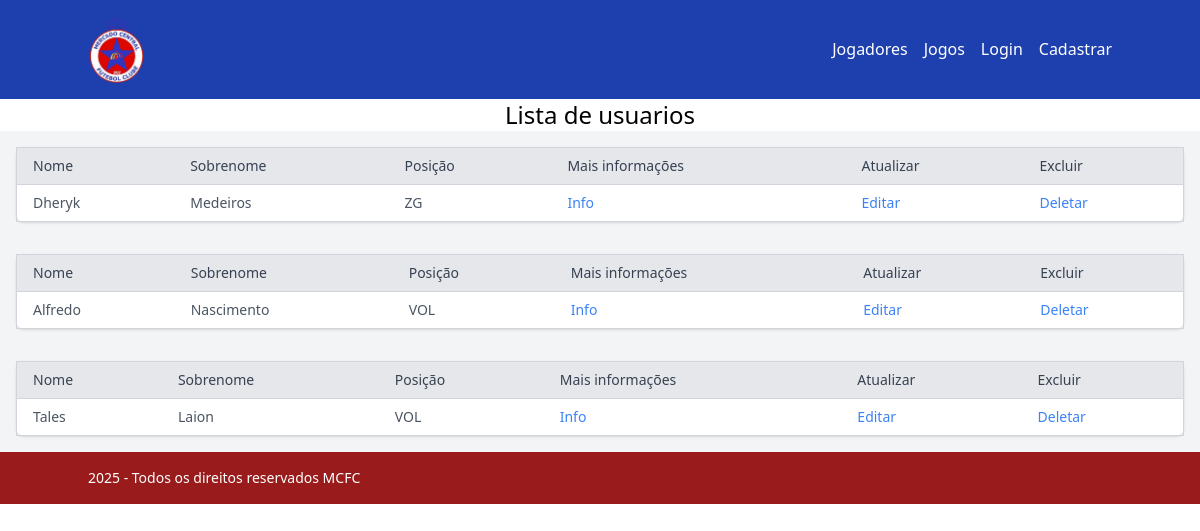
/users/, run on an earlier commit of the app's database.
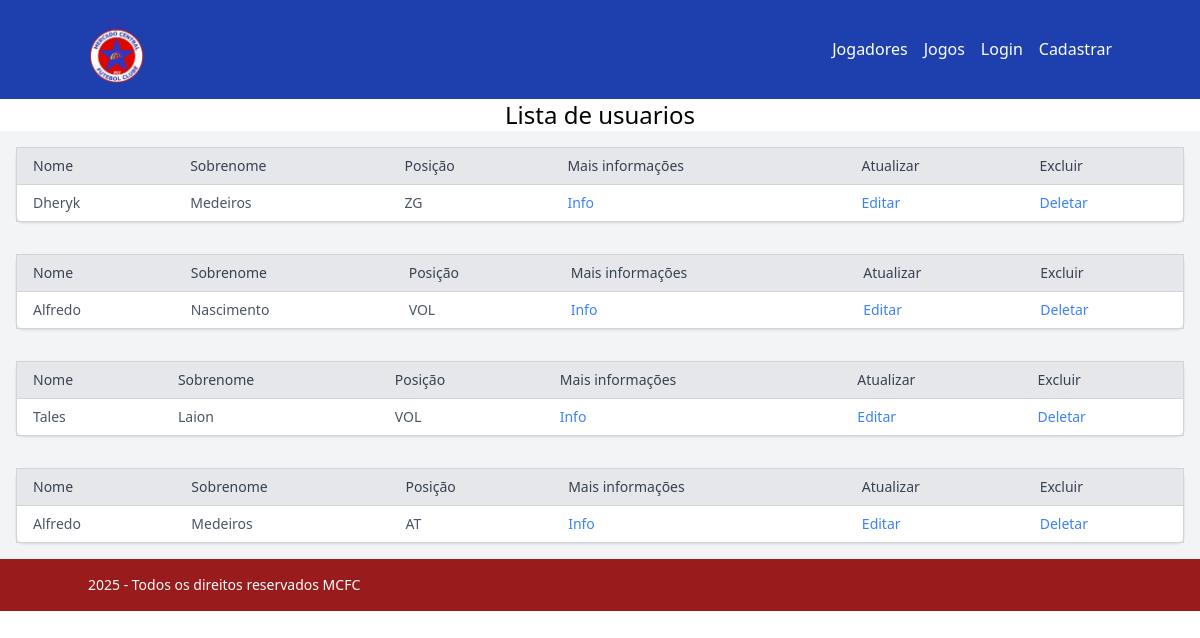
And on a later commit of the database.
### usuarios/models.py (models this page shows, shortened)
class NewUser(AbstractUser):
  email = models.EmailField(max_length=255, unique=True,blank=True,null=True)
  posicoes = (
    ('GK', 'goleiro'),
    ('ZG', 'zagueiro'),
    ('LD', 'lateral direito'),
    ('LE', 'lateral esquerdo'),
    ('VOL', 'volante'),
    ('MEI', 'meio-campista'),
    ('AT', 'atacante')
  )
  posicao = models.CharField(max_length=3, choices=posicoes,blank=False,null=False)
  descricao = models.TextField(blank=True,null=True)
  foto_perfil = models.ImageField(upload_to='fotos/',blank=True, null=True)

### usuarios/views.py (the view)
# urls.py: path('', UserListView.as_view(), name='users'),
class UserListView(ListView):
  model = NewUser
  template_name = 'usuarios/users.html'
  context_object_name = 'users'

### usuarios/templates/usuarios/users.html
{% extends "base.html" %}
{% block content %}
  <h1 class="flex justify-center text-2xl">Lista de usuarios</h1>
  {% for user in users %}
  <div class="overflow-x-auto p-4 bg-gray-100" >
    <table class="min-w-full border border-gray-300 bg-white rounded-lg shadow">
      <thead class="bg-gray-200">
        <tr>
          <th class="px-4 py-2 text-left text-sm font-medium text-gray-700 border-b border-gray-300">
            Nome
          </th>
          <th class="px-4 py-2 text-left text-sm font-medium text-gray-700 border-b border-gray-300">
            Sobrenome
          </th>
          <th class="px-4 py-2 text-left text-sm font-medium text-gray-700 border-b border-gray-300">
            Posição
          </th>
          <th class="px-4 py-2 text-left text-sm font-medium text-gray-700 border-b border-gray-300">
            Mais informações
          </th>
          <th class="px-4 py-2 text-left text-sm font-medium text-gray-700 border-b border-gray-300">
            Atualizar
          </th>
          <th class="px-4 py-2 text-left text-sm font-medium text-gray-700 border-b border-gray-300">
            Excluir
          </th>
        </tr>
      </thead>
      <tbody>
        <tr class="hover:bg-gray-100">
          <td class="px-4 py-2 text-sm text-gray-600 border-b border-gray-300">
            {{ user.first_name }}
          </td>
          <td class="px-4 py-2 text-sm text-gray-600 border-b border-gray-300">
            {{ user.last_name }}
          </td>
          <td class="px-4 py-2 text-sm text-gray-600 border-b border-gray-300">
            {{ user.posicao }}
          </td>
          <td class="px-4 py-2 text-sm text-gray-600 border-b border-gray-300">
            <a
              class="text-blue-500 hover:underline"
              href="{% url 'user_detail' user.id %}">
              Info
            </a>
            <td class="px-4 py-2 text-sm text-gray-600 border-b border-gray-300">
              <a
                class="text-blue-500 hover:underline"
                href="{% url 'user_update' user.id %}">
                Editar
              </a>
          </td>
          <td class="px-4 py-2 text-sm text-gray-600 border-b border-gray-300">
            <a
              class="text-blue-500 hover:underline"
              href="{% url 'user_delete' user.id %}">
              Deletar
            </a>
        </td>
        </tr>
      </tbody>
    </table>
  </div>
  {% endfor %}
{% endblock %}

### templates/base.html (shortened to what this page needs)
{% load static %}
<html>
<head>
  <script src="https://cdn.tailwindcss.com"></script>
</head>
<header>
  <nav class="bg-blue-800 text-white p-4">
    <div class="container mx-auto flex flex-col lg:flex-row justify-between items-center">
      <a href="#" class="text-lg font-bold">
        <img src="{% static 'usuarios/logo_MCFC.png' %}" alt="Logo" class="w-14">
      </a>
      <ul class="flex items-center space-x-4">
        {% if user.is_authenticated %}
          <li><a href="{% url "users" %}" class="hover:text-gray-300">Jogadores</a></li>
          <li><a href="#" class="hover:text-gray-300">Jogos</a></li>
          <li><a href="{% url "logout" %}" class="hover:text-gray-300">Logout</a></li>
        {% else %}
          <li><a href="{% url "users" %}" class="hover:text-gray-300">Jogadores</a></li>
          <li><a href="#" class="hover:text-gray-300">Jogos</a></li>
          <li><a href="{% url "login" %}" class="hover:text-gray-300">Login</a></li>
          <li><a href="{% url "user_create" %}" class="hover:text-gray-300">Cadastrar</a></li>
        {% endif %}
      </ul>
    </div>
  </nav>
</header>
<body class="h-auto">
  {% block content %}
  {% endblock  %}
</body>
<footer class="relative w-full bottom-0 mt-auto">
  <div class="bg-red-800 text-white p-4">
    <div class="container mx-auto flex justify-between items-center">
      <p class="text-sm">2025 - Todos os direitos reservados MCFC</p>
    </div>
  </div>
</footer>
</html>

What changed in the data, as far as the page shows it:
added NewUser: first_name "Alfredo", last_name "Medeiros", posicao "AT"
